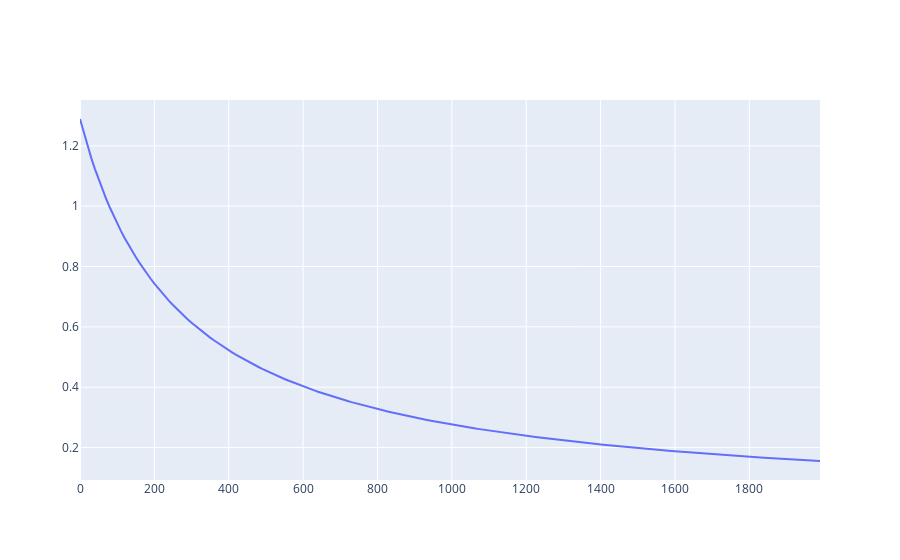

Notebook code for this chart:
### Code cell
iplot(go.Figure(data=go.Scatter(x=temp_air, y=dens_air)))

### Figure 1 — Plotly figure (JSON) as saved in the notebook; plotly's stock layout.template omitted (floating-point values rounded to 4 significant figures; data arrays with more than 128 entries replaced by an {"elided": "..."} marker saying what was removed)
{"data": [{"type": "scatter", "x": {"elided": "200 int values"}, "y": {"elided": "200 float values"}}], "layout": {}}
